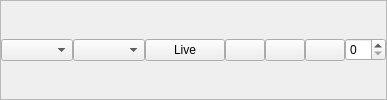
                       <widget class="QFrame" name="frame_8">
                        <property name="sizePolicy">
                         <sizepolicy hsizetype="Preferred" vsizetype="Fixed">
                          <horstretch>0</horstretch>
                          <verstretch>0</verstretch>
                         </sizepolicy>
                        </property>
                        <property name="frameShape">
                         <enum>QFrame::StyledPanel</enum>
                        </property>
                        <property name="frameShadow">
                         <enum>QFrame::Raised</enum>
                        </property>
                        <layout class="QHBoxLayout" name="horizontalLayout_10">
                         <property name="spacing">
                          <number>0</number>
                         </property>
                         <property name="leftMargin">
                          <number>0</number>
                         </property>
                         <property name="topMargin">
                          <number>0</number>
                         </property>
                         <property name="rightMargin">
                          <number>0</number>
                         </property>
                         <property name="bottomMargin">
                          <number>0</number>
                         </property>
                         <item>
                          <layout class="QHBoxLayout" name="horizontalLayout_8">
                           <item>
                            <widget class="QComboBox" name="cbox_CurrentImage"/>
                           </item>
                           <item>
                            <widget class="QComboBox" name="cbox_TypeImage"/>
                           </item>
                           <item>
                            <widget class="QPushButton" name="btn_Live">
                             <property name="text">
                              <string>Live</string>
                             </property>
                            </widget>
                           </item>
                           <item>
                            <widget class="QPushButton" name="btn_zoomOut">
                             <property name="text">
                              <string/>
                             </property>
                            </widget>
                           </item>
                           <item>
                            <widget class="QPushButton" name="btn_zoomIn">
                             <property name="text">
                              <string/>
                             </property>
                            </widget>
                           </item>
                           <item>
                            <widget class="QPushButton" name="btn_normalImage">
                             <property name="text">
                              <string/>
                             </property>
                            </widget>
                           </item>
                           <item>
                            <widget class="QSpinBox" name="spinBox_slectScale"/>
                           </item>
                          </layout>
                         </item>
                        </layout>
                       </widget>
